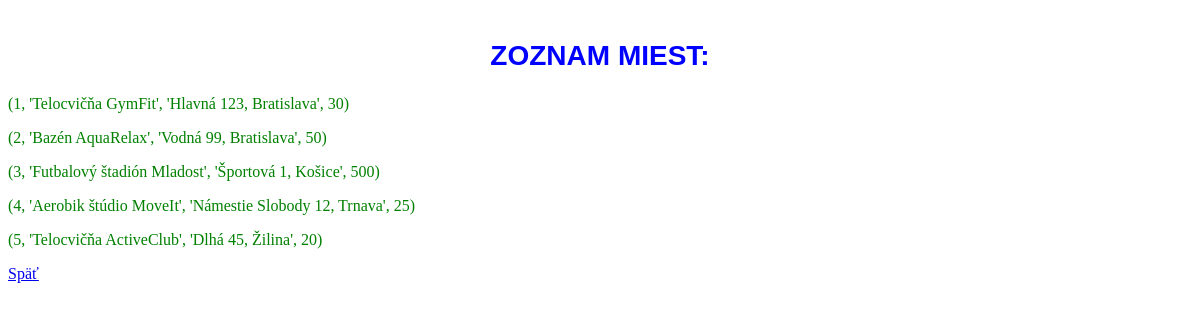
Screenshot of /miesta with the database file from the repository.
### tables this page shows
CREATE TABLE Miesta (
    ID_miesta INTEGER PRIMARY KEY,
    Nazov_miesta TEXT NOT NULL,
    Adresa TEXT,
    Kapacita INTEGER
);

### app.py (the view)
@app.route('/miesta')  # API endpoint
def zobraz_miesta():
    conn = pripoj_db()
    cursor = conn.cursor()
    cursor.execute("SELECT * FROM Miesta")
    miesto = cursor.fetchall()
    conn.close()
    return render_template ("miesta.html", miesto = miesto)

### app.py (called while the page is built)
def pripoj_db():
    conn = sqlite3.connect("kurzy.db")
    return conn

### templates/miesta.html (shortened to what this page needs)
<!DOCTYPE html>
<html>
<head>
    <link rel = "stylesheet" href="{{ url_for('static', filename='main.css') }}">
</head>
<body>
    <h2>Zoznam miest:</h2>
        {% for Nazov_miesta in miesto: %}
            <p>{{Nazov_miesta}}</p>
        {% endfor %}
    <a href="/">Späť</a>
</body>
</html>

### static/main.css (style rules this page uses)
h2 { color: blue; font-family: Arial, sans-serif; font-size: 28px; text-align: center; margin-top: 40px; text-transform: uppercase; }
p { color:green; }

### rows the page displays
Miesta: Nazov_miesta "(1, 'Telocvičňa GymFit', 'Hlavná 123, Bratislava', 30)"
Miesta: Nazov_miesta "(2, 'Bazén AquaRelax', 'Vodná 99, Bratislava', 50)"
Miesta: Nazov_miesta "(3, 'Futbalový štadión Mladost', 'Športová 1, Košice', 500)"
Miesta: Nazov_miesta "(4, 'Aerobik štúdio MoveIt', 'Námestie Slobody 12, Trnava', 25)"
Miesta: Nazov_miesta "(5, 'Telocvičňa ActiveClub', 'Dlhá 45, Žilina', 20)"
